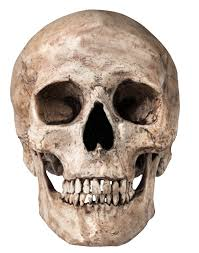
#> input picture Y4 Spring/COMP3065 CV/Labs/lab03/skull.jpg, 199 x 253 px
$ python lab03.py   (older library calls are emulated)
#> lines starting #> are read from the running program, lines starting #| are printed output that depends on the picture
#%%
import cv2
import numpy as np
from matplotlib import pyplot as plt

img = cv2.imread('skull.jpg', cv2.IMREAD_GRAYSCALE)
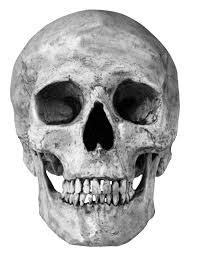
#> img: shape (253, 199); min 0, max 255, mean 184.7

# 使用Sobel算子计算梯度
sobelx = cv2.Sobel(img, cv2.CV_64F, 1, 0, ksize=3)
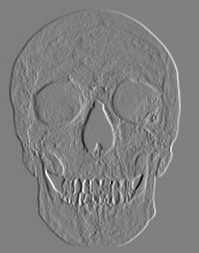
#> sobelx: shape (253, 199) float64; min -990, max 986, mean 0; drawn with min black and max white
sobely = cv2.Sobel(img, cv2.CV_64F, 0, 1, ksize=3)
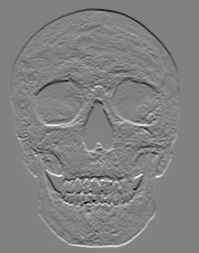
#> sobely: shape (253, 199) float64; min -886, max 854, mean 0; drawn with min black and max white

# 定义补丁的中心位置和大小
cursor = np.array([30, 40])
patchsize = 15


#%%
